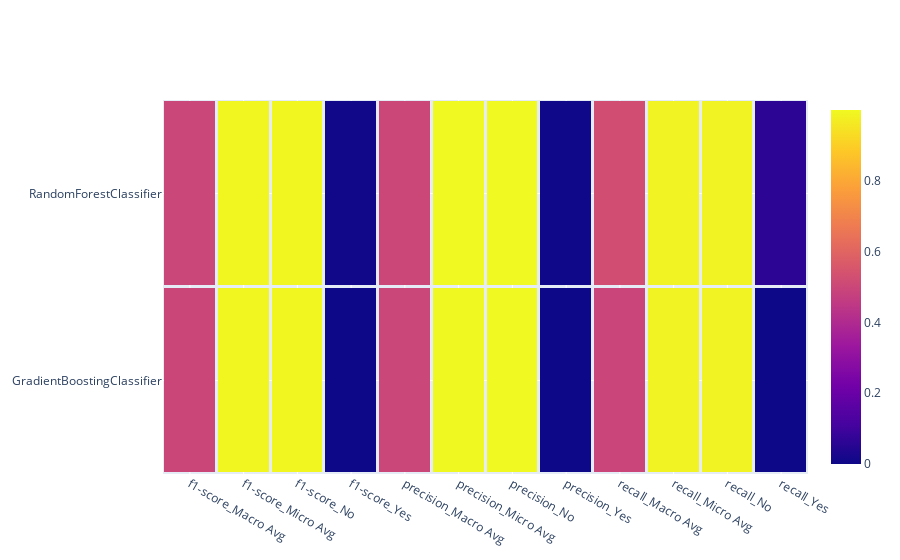

Source (notebook cell):
### Code cell
df = clean_report_df('Data/Output/report_df.csv').iloc[:, 5:]
df = df[sorted([col for col in df.columns if 'support' not in col])]
create_heatmap(df)

### Figure 1 — Plotly figure (JSON) as saved in the notebook; plotly's stock layout.template omitted (floating-point values rounded to 4 significant figures)
{"data": [{"hoverongaps": false, "type": "heatmap", "x": ["f1-score_Macro Avg", "f1-score_Micro Avg", "f1-score_No", "f1-score_Yes", "precision_Macro Avg", "precision_Micro Avg", "precision_No", "precision_Yes", "recall_Macro Avg", "recall_Micro Avg", "recall_No", "recall_Yes"], "xgap": 3, "y": ["GradientBoostingClassifier", "RandomForestClassifier"], "ygap": 3, "z": [[0.4965, 0.9916, 0.993, 0, 0.4993, 0.9973, 0.9986, 0, 0.4937, 0.986, 0.9873, 0], [0.4996, 0.9927, 0.9934, 0.005935, 0.5013, 0.9988, 0.9994, 0.003115, 0.5249, 0.9868, 0.9874, 0.0625]]}], "layout": {}}
